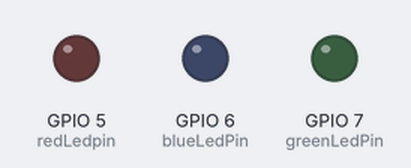
This program was run on a simulated ESP32-S3. On the bench: output pins drawn as LEDs (lit = HIGH).

Above: at 0.1 s.
At 0.9 s:
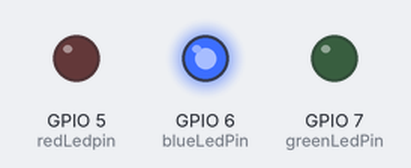
At 1.3 s:
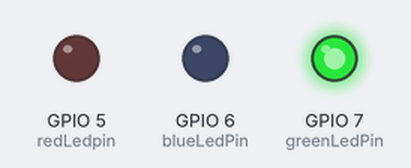
At 1.9 s:
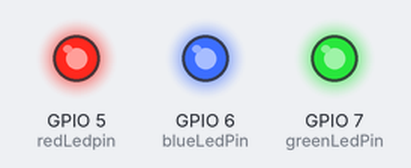
At 3.1 s:
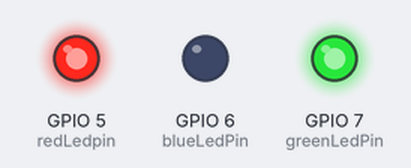
At 4.3 s:
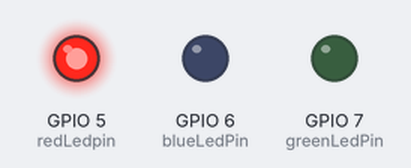
Timing chart, 0 to 4.6 s (numbered marks = the images above):
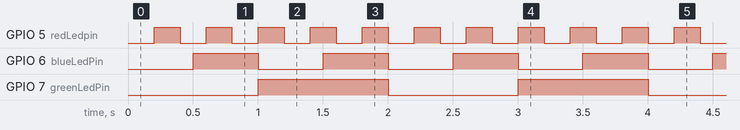

Measured:
- by itself, GPIO 5 (redLedpin): alternates HIGH for 0.20 s and LOW for 0.20 s
- by itself, GPIO 6 (blueLedPin): alternates HIGH for 0.50 s and LOW for 0.50 s
- by itself, GPIO 7 (greenLedPin): alternates HIGH for 1.0 s and LOW for 1.0 s

The program:

main.cpp
```cpp
#include <Arduino.h>

struct LedConfig {
  static constexpr int redLedpin = 5;
  static constexpr int blueLedPin = 6;
  static constexpr int greenLedPin = 7;

  static constexpr int redLedStep = 200;
  static constexpr int blueLedStep = 500;
  static constexpr int greenLedStep = 1000;

  enum LedState {
    OFF = LOW,
    ON = HIGH
  };
};


bool noBlockingDelay(unsigned long currentMillis, unsigned long &previousMillis, int step) {
  if ((currentMillis - previousMillis) >= (unsigned long)step) {
    previousMillis = currentMillis;
    return true;
  }
  return false;
}

class Led
{
public:
  int pin;
  bool ledState = false;
  unsigned long previousMillis = 0;

  Led(int pin) : pin(pin) {}

  void init()
  {
    pinMode(pin, OUTPUT);
  }

  void ledFlashing(int step)
  {
    unsigned long currentMillis = millis();
    if (noBlockingDelay(currentMillis, previousMillis, step))
    {
      if (ledState)
      {
        set(LedConfig::LedState::OFF);
      }
      else
      {
        set(LedConfig::LedState::ON);
      }
    }
  }

  void set(LedConfig::LedState state)
  {
    digitalWrite(pin, state);
    ledState = (state == HIGH);
  }
};

Led redLed = Led(LedConfig::redLedpin);
Led blueLed = Led(LedConfig::blueLedPin);
Led greenLed = Led(LedConfig::greenLedPin);

void setup() {
  redLed.init();
  blueLed.init();
  greenLed.init();
}

void loop() {
  redLed.ledFlashing(LedConfig::redLedStep);
  blueLed.ledFlashing(LedConfig::blueLedStep);
  greenLed.ledFlashing(LedConfig::greenLedStep);
}
```
